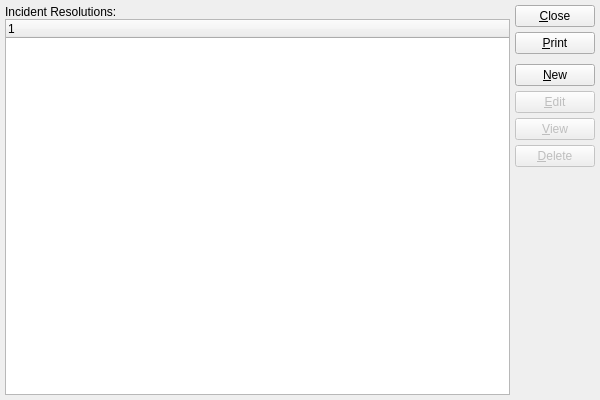
<?xml version="1.0" encoding="UTF-8"?>
<ui version="4.0">
 <comment>This file is part of the xTuple ERP: PostBooks Edition, a free and
open source Enterprise Resource Planning software suite,
Copyright (c) 1999-2011 by OpenMFG LLC, d/b/a xTuple.
It is licensed to you under the Common Public Attribution License
version 1.0, the full text of which (including xTuple-specific Exhibits)
is available at www.xtuple.com/CPAL.  By using this software, you agree
to be bound by its terms.</comment>
 <class>incidentResolutions</class>
 <widget class="QWidget" name="incidentResolutions">
  <property name="geometry">
   <rect>
    <x>0</x>
    <y>0</y>
    <width>600</width>
    <height>400</height>
   </rect>
  </property>
  <property name="windowTitle">
   <string>List Incident Resolutions</string>
  </property>
  <layout class="QGridLayout" name="gridLayout">
   <item row="0" column="0">
    <layout class="QVBoxLayout">
     <property name="spacing">
      <number>0</number>
     </property>
     <item>
      <widget class="QLabel" name="_incidentResolutionsLit">
       <property name="text">
        <string>Incident Resolutions:</string>
       </property>
      </widget>
     </item>
     <item>
      <widget class="XTreeWidget" name="_incidentResolutions">
       <property name="sizePolicy">
        <sizepolicy hsizetype="Expanding" vsizetype="Expanding">
         <horstretch>0</horstretch>
         <verstretch>0</verstretch>
        </sizepolicy>
       </property>
      </widget>
     </item>
    </layout>
   </item>
   <item row="0" column="1">
    <layout class="QVBoxLayout" name="verticalLayout">
     <item>
      <widget class="QPushButton" name="_close">
       <property name="text">
        <string>&amp;Close</string>
       </property>
      </widget>
     </item>
     <item>
      <widget class="QPushButton" name="_print">
       <property name="text">
        <string>&amp;Print</string>
       </property>
      </widget>
     </item>
     <item>
      <spacer name="verticalSpacer">
       <property name="orientation">
        <enum>Qt::Vertical</enum>
       </property>
       <property name="sizeType">
        <enum>QSizePolicy::Preferred</enum>
       </property>
       <property name="sizeHint" stdset="0">
        <size>
         <width>20</width>
         <height>5</height>
        </size>
       </property>
      </spacer>
     </item>
     <item>
      <widget class="QPushButton" name="_new">
       <property name="text">
        <string>&amp;New</string>
       </property>
      </widget>
     </item>
     <item>
      <widget class="QPushButton" name="_edit">
       <property name="enabled">
        <bool>false</bool>
       </property>
       <property name="text">
        <string>&amp;Edit</string>
       </property>
      </widget>
     </item>
     <item>
      <widget class="QPushButton" name="_view">
       <property name="enabled">
        <bool>false</bool>
       </property>
       <property name="text">
        <string>&amp;View</string>
       </property>
      </widget>
     </item>
     <item>
      <widget class="QPushButton" name="_delete">
       <property name="enabled">
        <bool>false</bool>
       </property>
       <property name="text">
        <string>&amp;Delete</string>
       </property>
      </widget>
     </item>
     <item>
      <spacer>
       <property name="orientation">
        <enum>Qt::Vertical</enum>
       </property>
       <property name="sizeType">
        <enum>QSizePolicy::Expanding</enum>
       </property>
       <property name="sizeHint" stdset="0">
        <size>
         <width>20</width>
         <height>20</height>
        </size>
       </property>
      </spacer>
     </item>
    </layout>
   </item>
  </layout>
 </widget>
 <layoutdefault spacing="5" margin="5"/>
 <pixmapfunction>qPixmapFromMimeSource</pixmapfunction>
 <customwidgets>
  <customwidget>
   <class>XTreeWidget</class>
   <extends>QTreeWidget</extends>
   <header>xtreewidget.h</header>
   <container>1</container>
  </customwidget>
 </customwidgets>
 <tabstops>
  <tabstop>_incidentResolutions</tabstop>
  <tabstop>_new</tabstop>
  <tabstop>_edit</tabstop>
  <tabstop>_view</tabstop>
  <tabstop>_delete</tabstop>
  <tabstop>_print</tabstop>
  <tabstop>_close</tabstop>
 </tabstops>
 <resources/>
 <connections>
  <connection>
   <sender>_close</sender>
   <signal>clicked()</signal>
   <receiver>incidentResolutions</receiver>
   <slot>close()</slot>
   <hints>
    <hint type="sourcelabel">
     <x>20</x>
     <y>20</y>
    </hint>
    <hint type="destinationlabel">
     <x>20</x>
     <y>20</y>
    </hint>
   </hints>
  </connection>
  <connection>
   <sender>_incidentResolutions</sender>
   <signal>valid(bool)</signal>
   <receiver>_view</receiver>
   <slot>setEnabled(bool)</slot>
   <hints>
    <hint type="sourcelabel">
     <x>20</x>
     <y>20</y>
    </hint>
    <hint type="destinationlabel">
     <x>20</x>
     <y>20</y>
    </hint>
   </hints>
  </connection>
 </connections>
</ui>
